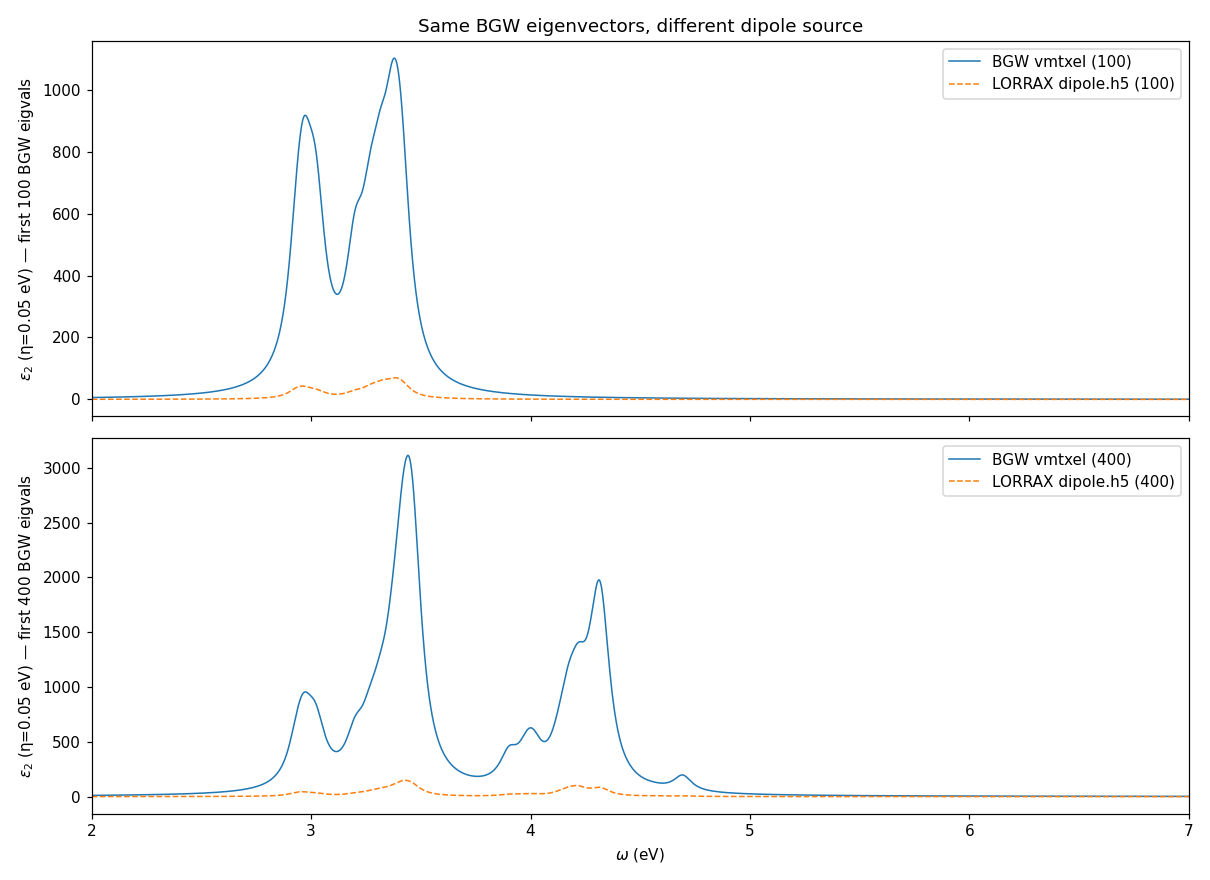

Write the Python code that produced this figure.
"""Isolate dipole correctness by projecting BGW eigenvectors with two
different dipole sources and comparing.

Branch A: BGW eigenvectors × BGW vmtxel  (BGW's own answer)
Branch B: BGW eigenvectors × LORRAX dipole.h5 (slice + valence-axis flip)

If both spectra match, LORRAX dipoles are gauge-equivalent to BGW vmtxel.
If they differ, the discrepancy is in LORRAX's dipole computation.
"""
from __future__ import annotations
import os, struct
import numpy as np
import h5py
import matplotlib
matplotlib.use("Agg")
import matplotlib.pyplot as plt

import sys
sys.path.insert(0, "/global/homes/j/jackm/software/lorrax_C/src")
from bse.absorption_common import lorentzian_broaden, slice_dipole_to_bse_window


def read_bgw_vmtxel(path):
    raw = open(path, 'rb').read()
    n_hdr = struct.unpack('<i', raw[:4])[0]
    hdr = struct.unpack(f'<{n_hdr // 4}i', raw[4:4 + n_hdr])
    nk, nc, nv, ns, opr = hdr
    ofs = 4 + n_hdr + 4
    n_data = struct.unpack('<i', raw[ofs:ofs + 4])[0]
    data = np.frombuffer(raw[ofs + 4:ofs + 4 + n_data], dtype=np.complex128)
    return data.reshape(nk, nc, nv, ns)[..., 0], hdr


def read_bgw_eigvecs(path):
    with h5py.File(path, 'r') as f:
        eig = np.asarray(f['exciton_data/eigenvalues'][:])
        ev = f['exciton_data/eigenvectors'][:]   # (1, N, nk, nc, nv, 1, 2)
        A = ev[0, :, :, :, :, 0, 0] + 1j * ev[0, :, :, :, :, 0, 1]
    return eig, A


def read_qe_volume_bohr3(qe_xml_path):
    import xml.etree.ElementTree as ET
    root = ET.parse(qe_xml_path).getroot()
    cell = root.find('.//atomic_structure/cell')
    a1 = np.array([float(x) for x in cell.find('a1').text.split()])
    a2 = np.array([float(x) for x in cell.find('a2').text.split()])
    a3 = np.array([float(x) for x in cell.find('a3').text.split()])
    return abs(np.dot(a1, np.cross(a2, a3)))


def main():
    bgw_dir = "/pscratch/sd/j/jackm/lorrax_sandbox/runs/Si/04_si_4x4x4_bse/00_bgw_bse_8x8"
    lor_dir = "/pscratch/sd/j/jackm/lorrax_sandbox/runs/Si/04_si_4x4x4_bse/01_lorrax_bse_vcoul"
    qe_xml = "/pscratch/sd/j/jackm/lorrax_sandbox/runs/Si/00_si_4x4x4_60band/qe/scf/silicon.save/data-file-schema.xml"

    ryd2ev = 13.6056980659
    eta_eV = 0.05; eta_Ry = eta_eV / ryd2ev

    V_cell = read_qe_volume_bohr3(qe_xml)

    eig_eV, A = read_bgw_eigvecs(f"{bgw_dir}/eigenvectors.h5")
    eig_Ry = eig_eV / ryd2ev
    print(f"BGW eigvecs A shape: {A.shape}   (N, nk, nc, nv) — v=0 is highest valence")
    nk, nc, nv = A.shape[1:]
    n_occ = 8

    vmtxel, hdr = read_bgw_vmtxel(f"{bgw_dir}/vmtxel")
    print(f"BGW vmtxel shape: {vmtxel.shape}, opr={hdr[4]} (1=momentum)")

    # Stay in velocity gauge — simpler, avoids ΔE bookkeeping. BGW vmtxel is
    # ⟨c|v̂_x|v⟩ already; LORRAX dipole_cart in dipole.h5 is the same operator.
    d_vmtxel_v = vmtxel.copy()   # (nk, nc, nv), v-axis high→low (BGW)

    # ─── LORRAX dipole.h5 ───────────────────────────────────────────
    with h5py.File(f"{lor_dir}/dipole.h5", 'r') as f:
        dipole_cart = np.asarray(f['dipole_cart'][:], dtype=np.complex128)  # (3, nk, 60, 60)
    # Slice (m=c, n=v) like absorption_common.slice_dipole_to_bse_window but
    # WITHOUT the /ΔE conversion: stay in velocity gauge.
    val_lo = n_occ - 8; cond_hi = n_occ + 8
    d_lor_v = dipole_cart[0, :, n_occ:cond_hi, val_lo:n_occ]   # (nk, nc=8, nv=8)
    # BGW eigenvector valence axis is high→low; LORRAX is low→high. Flip.
    d_lor_v_flipped = d_lor_v[:, :, ::-1]

    # ─── Σ|d|² sanity-check: gauge-invariant on the SUMMED level ────
    sum_vmtxel = np.sum(np.abs(d_vmtxel_v) ** 2)
    sum_lor    = np.sum(np.abs(d_lor_v_flipped) ** 2)
    print(f"\nVelocity-gauge sum rule (gauge-invariant):")
    print(f"  Σ_cvk |⟨c|v|v⟩|² (BGW vmtxel):    {sum_vmtxel:.6e}  (Ry²)")
    print(f"  Σ_cvk |⟨c|v|v⟩|² (LORRAX dipole): {sum_lor:.6e}  (Ry²)")
    print(f"  ratio LORRAX / BGW = {sum_lor / sum_vmtxel:.4f}")

    # Per-element ratio histogram — if dipoles agree up to phase, |LOR|/|BGW| = 1.
    mag_b = np.abs(d_vmtxel_v)
    mag_l = np.abs(d_lor_v_flipped)
    mask = mag_b > 1e-3 * mag_b.max()
    ratio = (mag_l / mag_b)[mask]
    print(f"  per-element |LORRAX|/|BGW| ratio: median={np.median(ratio):.3f}, "
          f"mean={ratio.mean():.3f}, p10={np.percentile(ratio,10):.3f}, "
          f"p90={np.percentile(ratio,90):.3f}")
    # Per-element phase comparison: arg(LOR/BGW)
    phase_diff = np.angle((d_lor_v_flipped / d_vmtxel_v)[mask])
    print(f"  arg(LORRAX / BGW) std = {np.std(phase_diff):.3f} rad "
          f"(0 = perfect alignment, ~π/√3 ≈ 1.81 rad = uniform random U(1))")

    # ─── Project BGW eigvecs onto each dipole, build absorption ─────
    # Velocity-gauge ε₂(ω) = (8π²/V·n_k·n_spinor) Σ_S |⟨0|v̂|S⟩|² / E_S²  L(ω-E_S)
    proj_b = np.einsum("Nkcv,kcv->N", A, d_vmtxel_v, optimize=True)
    proj_l = np.einsum("Nkcv,kcv->N", A, d_lor_v_flipped, optimize=True)
    # weights = |M|²/E_S²  (Ry² / Ry² = dimensionless)
    f_b = (np.abs(proj_b) ** 2) / np.maximum(eig_Ry, 1e-3) ** 2
    f_l = (np.abs(proj_l) ** 2) / np.maximum(eig_Ry, 1e-3) ** 2

    print(f"\nVelocity-gauge oscillator strengths Σ_S |⟨0|v̂|S⟩|²/E_S² for first 100 BGW eigvals:")
    print(f"  ... BGW vmtxel: Σ = {f_b[:100].sum():.6e}")
    print(f"  ... LORRAX:     Σ = {f_l[:100].sum():.6e}")
    print(f"  ratio = {f_l[:100].sum() / f_b[:100].sum():.4f}")

    omegas_eV = np.linspace(2.0, 7.0, 5001)
    omegas_Ry = omegas_eV / ryd2ev
    pref = 16.0 * np.pi ** 2 / (V_cell * nk * 1 * 2)
    eps2_b_100 = pref * lorentzian_broaden(omegas_Ry, eig_Ry[:100], f_b[:100], eta_Ry)
    eps2_l_100 = pref * lorentzian_broaden(omegas_Ry, eig_Ry[:100], f_l[:100], eta_Ry)
    eps2_b_400 = pref * lorentzian_broaden(omegas_Ry, eig_Ry[:400], f_b[:400], eta_Ry)
    eps2_l_400 = pref * lorentzian_broaden(omegas_Ry, eig_Ry[:400], f_l[:400], eta_Ry)

    out_dir = "/pscratch/sd/j/jackm/lorrax_sandbox/runs/Si/C_bse_davidson_profile_2026-04-28/compare"
    np.savez(f"{out_dir}/dipole_isolate.npz",
             omegas_eV=omegas_eV, eig_eV=eig_eV,
             f_b=f_b, f_l=f_l,
             eps2_b_100=eps2_b_100, eps2_l_100=eps2_l_100,
             eps2_b_400=eps2_b_400, eps2_l_400=eps2_l_400)

    fig, ax = plt.subplots(2, 1, figsize=(11, 8), sharex=True)
    ax[0].plot(omegas_eV, eps2_b_100, label="BGW vmtxel (100)", lw=1.0)
    ax[0].plot(omegas_eV, eps2_l_100, label="LORRAX dipole.h5 (100)", lw=1.0, ls="--")
    ax[0].set_ylabel(r"$\varepsilon_2$ (η=0.05 eV) — first 100 BGW eigvals")
    ax[0].set_title("Same BGW eigenvectors, different dipole source")
    ax[0].legend(); ax[0].set_xlim(omegas_eV[0], omegas_eV[-1])
    ax[1].plot(omegas_eV, eps2_b_400, label="BGW vmtxel (400)", lw=1.0)
    ax[1].plot(omegas_eV, eps2_l_400, label="LORRAX dipole.h5 (400)", lw=1.0, ls="--")
    ax[1].set_ylabel(r"$\varepsilon_2$ (η=0.05 eV) — first 400 BGW eigvals")
    ax[1].set_xlabel(r"$\omega$ (eV)")
    ax[1].legend(); ax[1].set_xlim(omegas_eV[0], omegas_eV[-1])
    plt.tight_layout()
    plt.savefig(f"{out_dir}/dipole_isolate.png", dpi=110)
    print(f"\nWrote {out_dir}/dipole_isolate.png")


if __name__ == "__main__":
    main()
